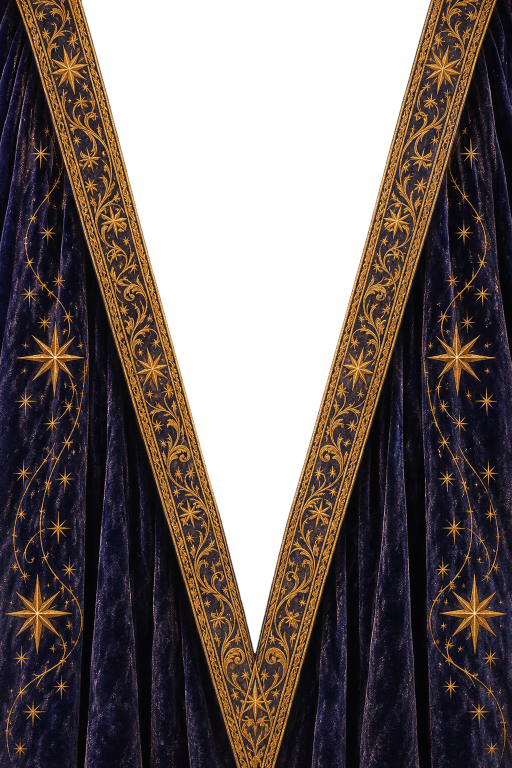
#> input picture oneshots/template-xanthos/img/robe-front.png, 1024 x 1536 px, found by its file name (shown at 1/2 size)
$ python hxcover.py
#> lines starting #> are read from the running program, lines starting #| are printed output that depends on the picture
"""House of Xanthos robe covers. make_front(art, out, focus) puts the one-shot's art in the robe's open V
with the gold pendant hanging low; make_back(out) is the robe's back with the reverse pendant as the clasp."""
import numpy as np, cv2
from PIL import Image, ImageDraw, ImageFilter
SRC = '/tmp/hx/'
W, H = 1632, 2112                      # page ratio 8.5x11

def _robe(name):
#> called with name = 'robe-front.png'
    im = Image.open(SRC + name).convert('RGBA')
#> im is the input picture: PIL image 1024x1536 RGBA; mean R, G, B, A 93.3, 82.8, 80.6, 181.5
    s = W / im.width; im = im.resize((W, round(im.height * s)), Image.LANCZOS)
#> after `s = W / im.width`: s = 1.59
    top = round(im.height * 0.05)                       # trim a little off the top
#> top = 122
    return im.crop((0, top, W, top + H)), s, top

def chain(img, pts, scale=1.0, col=(201, 160, 72)):
    """Draw a link chain along a polyline on an RGBA image."""
    d = ImageDraw.Draw(img)
    P = np.array(pts, float); seg = np.diff(P, axis=0); L = np.hypot(*seg.T); cum = np.cumsum(L); tot = cum[-1]
    step = 15 * scale; n = int(tot / step)
    dark = tuple(int(c * .45) for c in col); hi = (246, 222, 150)
    for i in range(n + 1):
        t = min(i * step, tot - .01); k = int(np.searchsorted(cum, t)); t0 = t - (cum[k] - L[k])
        x, y = P[k] + seg[k] * (t0 / L[k]); ang = np.degrees(np.arctan2(seg[k][1], seg[k][0]))
        a, b = (11 * scale, 6 * scale) if i % 2 else (6 * scale, 4 * scale)
        lk = Image.new('RGBA', (int(40 * scale), int(40 * scale)), (0, 0, 0, 0)); ld = ImageDraw.Draw(lk)
        c = lk.width / 2
        ld.ellipse((c - a + 2, c - b + 3, c + a + 2, c + b + 3), outline=(0, 0, 0, 120), width=max(2, int(4 * scale)))
        ld.ellipse((c - a, c - b, c + a, c + b), outline=dark + (255,), width=max(3, int(5 * scale)))
        ld.ellipse((c - a, c - b, c + a, c + b), outline=col + (255,), width=max(2, int(3 * scale)))
        ld.arc((c - a, c - b, c + a, c + b), 200, 290, fill=hi + (255,), width=max(1, int(2 * scale)))
        lk = lk.rotate(-ang if i % 2 else -ang + 90, resample=Image.BICUBIC)
        img.alpha_composite(lk, (int(x - lk.width / 2), int(y - lk.height / 2)))

def hang(img, name, cx, top, width):
    p = Image.open(SRC + name).convert('RGBA'); s = width / p.width
    p = p.resize((int(p.width * s), int(p.height * s)), Image.LANCZOS)
    sh = Image.new('RGBA', p.size, (0, 0, 0, 0)); sh.putalpha(p.getchannel('A').point(lambda v: v * .55))
    sh = sh.filter(ImageFilter.GaussianBlur(10))
    img.alpha_composite(sh, (int(cx - p.width / 2 + 14), int(top + 18)))
    img.alpha_composite(p, (int(cx - p.width / 2), int(top)))
    return p.size

def make_front(art, out, focus=(0.5, 0.35), pend_top=0.47, pend_w=0.2):
    robe, s, top = _robe('robe-front.png')
#> s = 1.59; top = 122
    a = Image.open(art).convert('RGB')
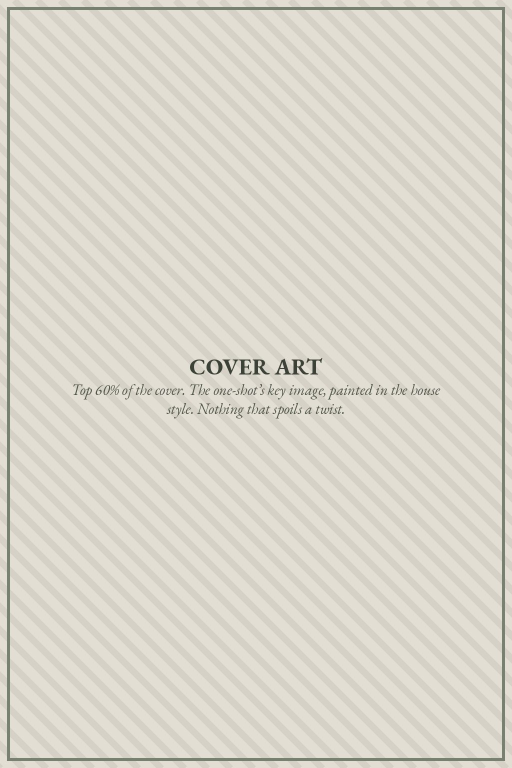
#> input picture oneshots/template-standard/img/cover.jpg, 1024 x 1536 px, found by its file name (shown at 1/2 size)
#> a is the input picture: PIL image 1024x1536 RGB; mean R, G, B 218.1, 214.3, 203.2
    # fill the V box (whole cover) with art, cropped to cover the page
    r = max(W / a.width, H / a.height); a = a.resize((round(a.width * r), round(a.height * r)), Image.LANCZOS)
#> after `r = max(W / a.width, H / a.height)`: r = 1.59
    x = int((a.width - W) * focus[0]); y = int((a.height - H) * focus[1]); a = a.crop((x, y, x + W, y + H)).convert('RGBA')
#> after `x = int((a.width - W) * focus[0])`: x = 0
#> after `y = int((a.height - H) * focus[1])`: y = 117
    a.alpha_composite(robe)
    # where the inner lapel edges meet the top of the page
    al = np.array(robe.getchannel('A'))
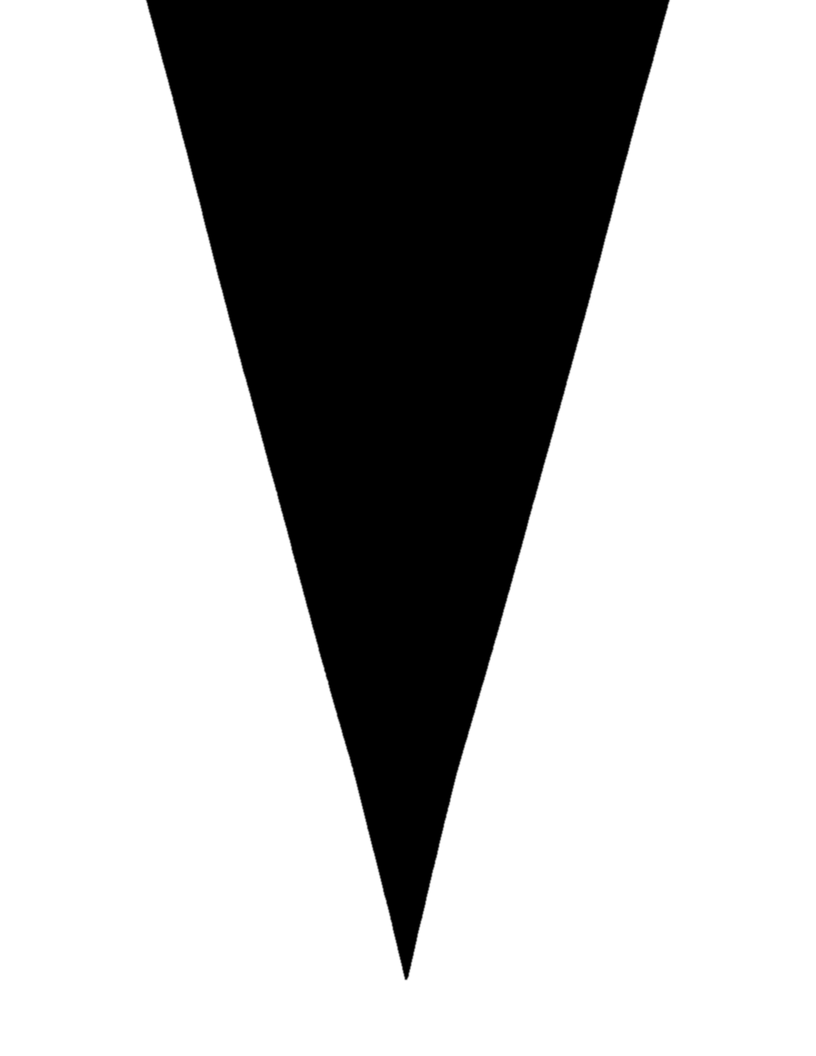
#> al: shape (2112, 1632) (shown at 1/2 size); min 0, max 255, mean 179.5
    row = al[4]; holes = np.where(row < 128)[0]; xl, xr = holes.min(), holes.max()
#> after `row = al[4]`: row = 1632 values, max 255 at index 0, min 0 at index 296, mean 91.87
#> after `holes = np.where(row < 128)[0]`: holes = 1044 values from 294 to 1337
#> after `xl, xr = (holes.min(), holes.max())`: xl = 294; xr = 1337
    cx = W / 2; pt = H * pend_top; pw = W * pend_w
    loop_y = pt + 4
    chain(a, [(xl + 30, -10), (xl + 120, H * .2), (cx - 70, pt - 70), (cx, loop_y)], 1.6)
    chain(a, [(xr - 30, -10), (xr - 120, H * .2), (cx + 70, pt - 70), (cx, loop_y)], 1.6)
    hang(a, 'pendant.png', cx, pt, pw)
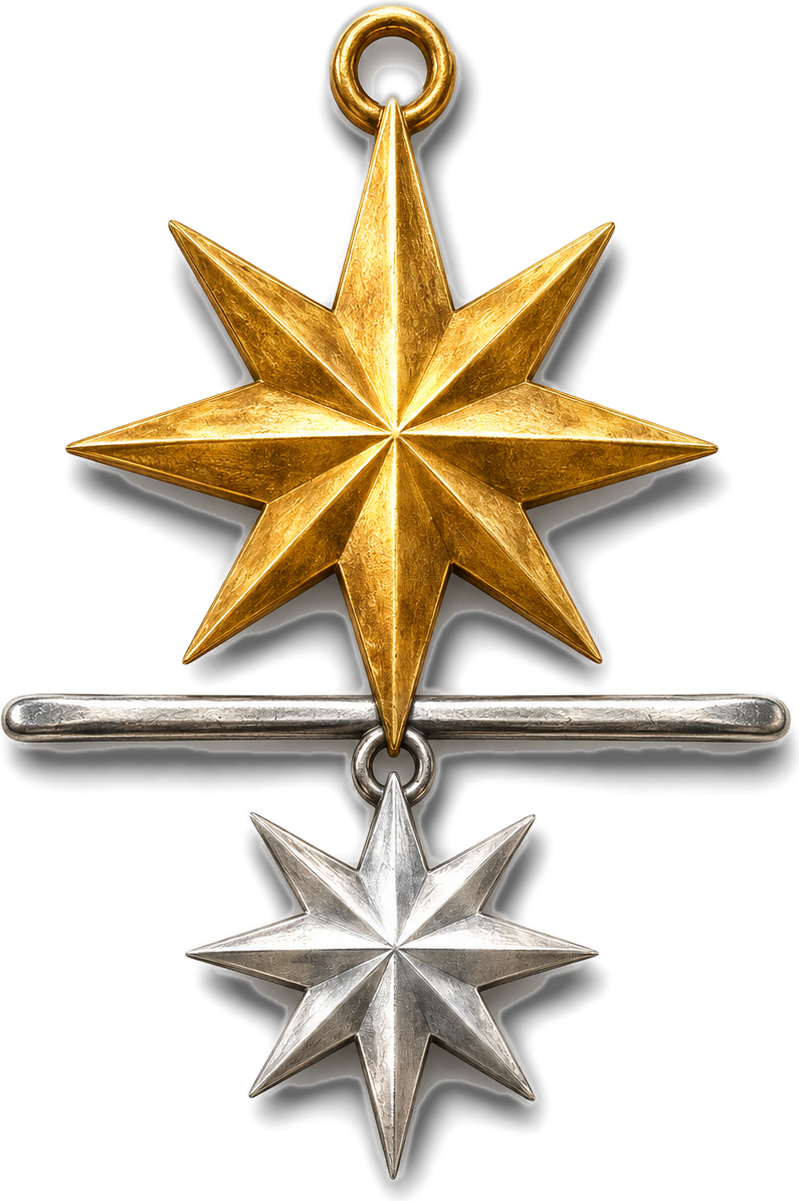
#> input picture oneshots/template-xanthos/img/pendant.png, 799 x 1201 px, found by its file name
#> in hang, p is the input picture: PIL image 799x1201 RGBA; mean R, G, B, A 53.6, 44.6, 29.7, 85.4
#> in hang, `sh = Image.new('RGBA', p.size, (0, 0, 0, 0))`: sh: PIL image 326x490 RGBA; every value is 0
    a.convert('RGB').save(out, quality=90)

def make_back(out, pend_top=0.30, pend_w=0.15):
#> called with out = '/tmp/hx/back_test.jpg', pend_top = 0.3, pend_w = 0.15
    robe, s, top = _robe('robe-back.jpg')
#> call 2 of _robe, with name = 'robe-back.jpg'
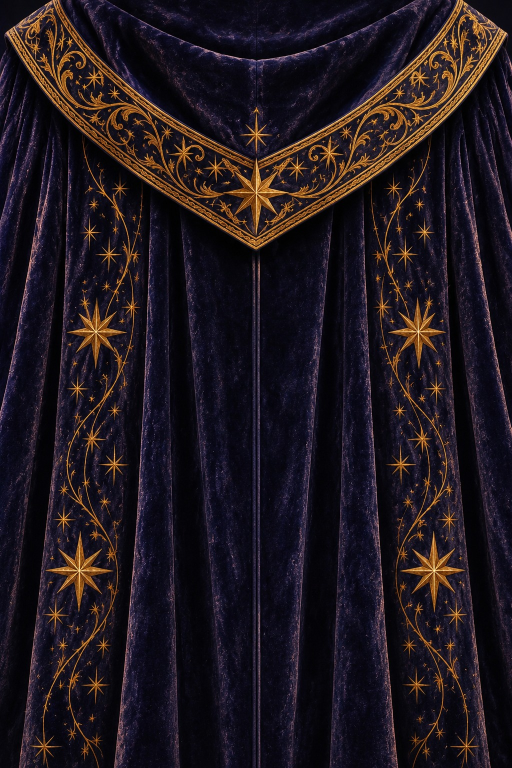
#> input picture oneshots/template-xanthos/img/robe-back.jpg, 1024 x 1536 px, found by its file name (shown at 1/2 size)
#> s = 1.59; top = 122
    img = robe.copy(); cx = W / 2; pt = H * pend_top; pw = W * pend_w
    chain(img, [(W * .27, -10), (W * .33, H * .12), (cx - 60, pt - 50), (cx, pt + 4)], 1.6)
    chain(img, [(W * .73, -10), (W * .67, H * .12), (cx + 60, pt - 50), (cx, pt + 4)], 1.6)
    hang(img, 'pendant-reverse.png', cx, pt, pw)
#> call 2 of hang, with name = 'pendant-reverse.png', cx = 816, top = 633.6, width = 244.8
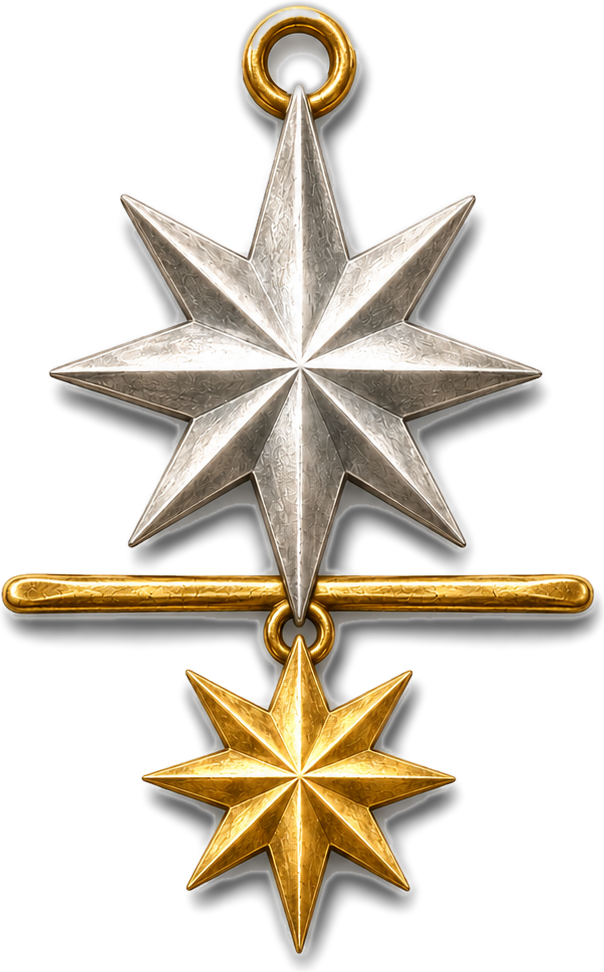
#> input picture oneshots/template-xanthos/img/pendant-reverse.png, 604 x 972 px, found by its file name
#> in hang, p is the input picture: PIL image 604x972 RGBA; mean R, G, B, A 56.2, 49.2, 37.8, 86.7
#> in hang (call 2), `sh = Image.new('RGBA', p.size, (0, 0, 0, 0))`: sh: PIL image 244x393 RGBA; every value is 0
    img.convert('RGB').save(out, quality=90)
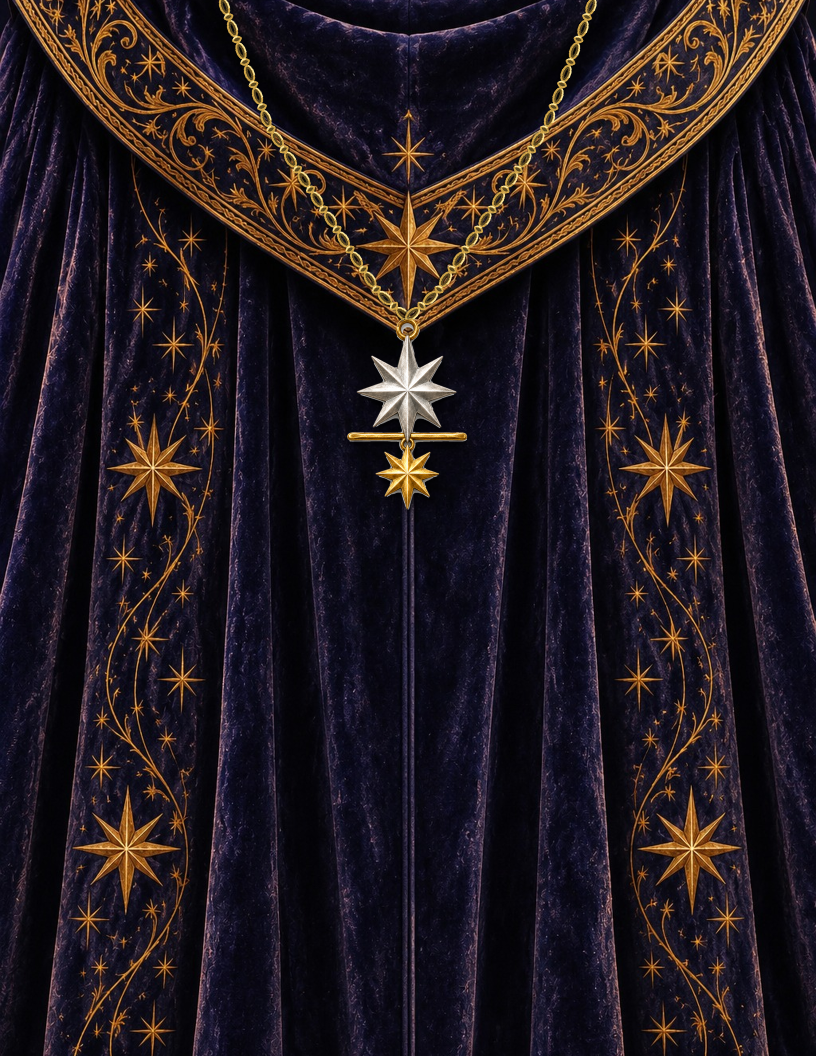
#> saved as back_test.jpg: PIL image 1632x2112 RGB (shown at 1/2 size); mean R, G, B 34.5, 25.6, 30.8

if __name__ == '__main__':
    make_front('/home/claude/aelderia/oneshots/template-standard/img/cover.jpg', '/tmp/hx/front_test.jpg')
    make_back('/tmp/hx/back_test.jpg')
